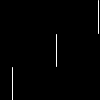
Frame 1 (no input)
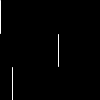
Frame 60 (the mouse pressed at the canvas centre just before this capture)
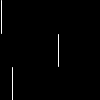
Frame 120 (the mouse held since frame 60 and released just before this capture)

The Processing sketch that drew these frames (run headless with seeded random() and noise(); from frame 60 on, the mouse is pressed at the canvas centre):

// Processing sketch: processing_6856
// ── processing_6856.pde

void setup(){
  size(100,100);
  stroke(255);
}

void draw(){
  background(0);
  float s = map(second(),0,60,0,100);
  float m = map(minute(),0,60,0,100);
  float h = map(hour(),0,24,0,100);
  line(s,0,s,33);
  line(m,34,m,66);
  line(h,67,h,100);
}
